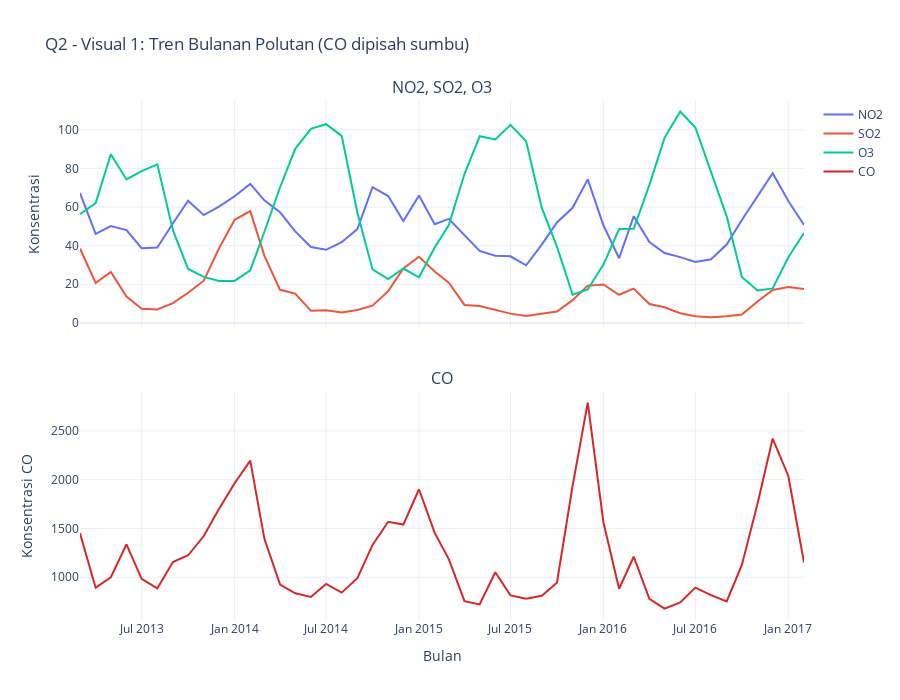

Notebook cell for this chart:
### Markdown cell above
### Pertanyaan Bisnis 2: Kapan waktu-waktu kritis yang perlu menjadi fokus pengawasan emisi dan perlindungan kesehatan masyarakat?

### Code cell
monthly_pol = clean_df.groupby("month_year")[["NO2", "CO", "SO2", "O3"]].mean().reset_index()
monthly_pol["month_year"] = pd.to_datetime(monthly_pol["month_year"])

fig = make_subplots(
    rows=2,
    cols=1,
    shared_xaxes=True,
    vertical_spacing=0.12,
    subplot_titles=("NO2, SO2, O3", "CO")
)
for col in ["NO2", "SO2", "O3"]:
    fig.add_trace(go.Scatter(x=monthly_pol["month_year"], y=monthly_pol[col], mode="lines", name=col), row=1, col=1)
fig.add_trace(go.Scatter(x=monthly_pol["month_year"], y=monthly_pol["CO"], mode="lines", name="CO", line=dict(color="#d62728")), row=2, col=1)

fig.update_layout(title="Q2 - Visual 1: Tren Bulanan Polutan (CO dipisah sumbu)", template="plotly_white", height=700)
fig.update_xaxes(title_text="Bulan", row=2, col=1)
fig.update_yaxes(title_text="Konsentrasi", row=1, col=1)
fig.update_yaxes(title_text="Konsentrasi CO", row=2, col=1)
fig.show()
